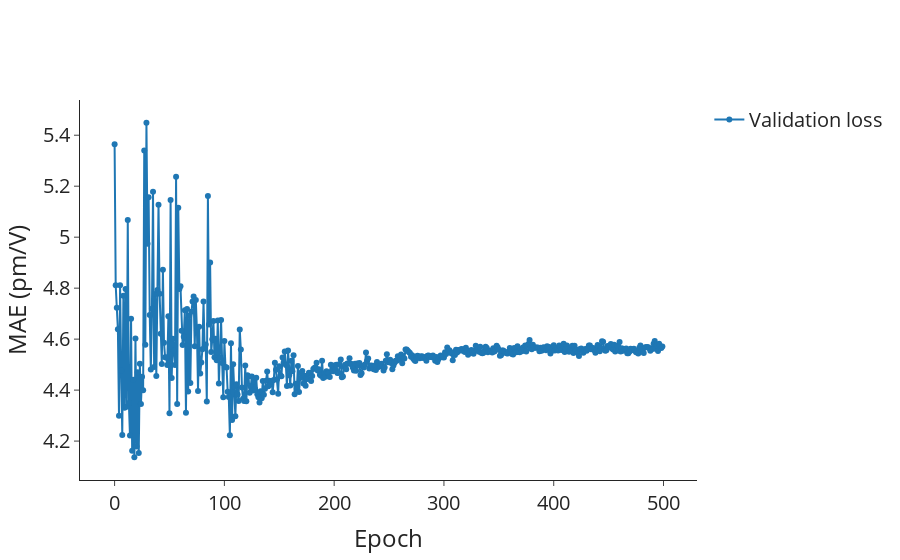

This figure's notebook cell:
### Markdown cell above
## MAE

### Code cell
lr_val = go.Scatter(
    x=df_lr_epochs_first.index,
    y=df_lr_epochs_first["metric_val/MeanAbsoluteError/shg_tensor_full"],
    mode="lines+markers",
    name="Validation loss",
    showlegend=True,
)

# Layout
layout = go.Layout(
    # title=dict(text='Scatter Plot'),
    xaxis=dict(title="Epoch"),
    yaxis=dict(title="MAE (pm/V)"),
    # legend=dict(font=dict(size=12)),
)

# Create figure
fig = go.Figure(data=[lr_val], layout=layout)

fig.update_layout(
    autosize=True,
    font_size=20,
    # width=600,
    # height=600,
    # plot_bgcolor="white",
    template="simple_white",
)
fig.update_layout(
    xaxis=dict(
        # tickmode = 'array',
        # tickvals = [1, 2,3,4,5,6,7,8],
        # ticktext = ['One', 'Three', 'Five', 'Seven', 'Nine', 'Eleven']
        showgrid=False,
    ),
    yaxis=dict(
        # tickmode = 'array',
        # tickvals = [1, 2,3,4,5,6,7,8],
        # ticktext = ['One', 'Three', 'Five', 'Seven', 'Nine', 'Eleven']
        showgrid=False,
    ),
)

# Show figure
fig.show()

### Figure 1 — Plotly figure (JSON) as saved in the notebook; plotly's stock layout.template omitted (floating-point values rounded to 4 significant figures; data arrays with more than 128 entries replaced by an {"elided": "..."} marker saying what was removed)
{"data": [{"mode": "lines+markers", "name": "Validation loss", "showlegend": true, "type": "scatter", "x": {"elided": "500 int values"}, "y": {"elided": "500 float values"}}], "layout": {"autosize": true, "font": {"size": 20}, "xaxis": {"showgrid": false, "title": {"text": "Epoch"}}, "yaxis": {"showgrid": false, "title": {"text": "MAE (pm/V)"}}}}
